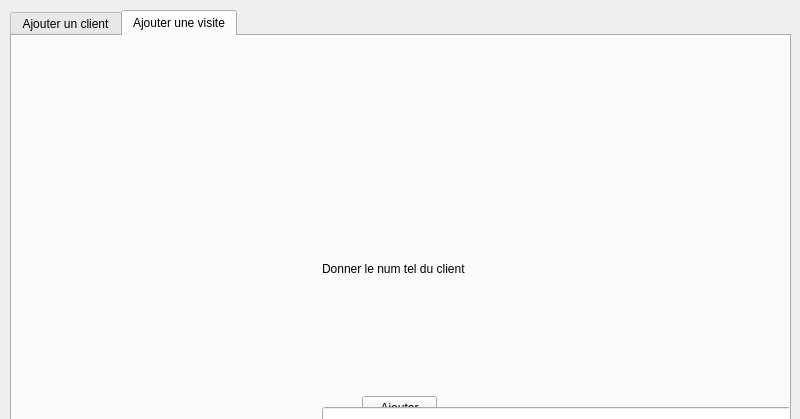
<?xml version="1.0" encoding="UTF-8"?>
<ui version="4.0">
 <class>menuG</class>
 <widget class="QMainWindow" name="menuG">
  <property name="geometry">
   <rect>
    <x>0</x>
    <y>0</y>
    <width>800</width>
    <height>419</height>
   </rect>
  </property>
  <property name="windowTitle">
   <string>MainWindow</string>
  </property>
  <widget class="QWidget" name="centralwidget">
   <widget class="QTabWidget" name="tabWidget">
    <property name="geometry">
     <rect>
      <x>10</x>
      <y>10</y>
      <width>781</width>
      <height>581</height>
     </rect>
    </property>
    <property name="currentIndex">
     <number>1</number>
    </property>
    <widget class="QWidget" name="tab">
     <attribute name="title">
      <string>Ajouter un client</string>
     </attribute>
     <widget class="QPushButton" name="pushButton_2">
      <property name="geometry">
       <rect>
        <x>320</x>
        <y>350</y>
        <width>101</width>
        <height>23</height>
       </rect>
      </property>
      <property name="cursor">
       <cursorShape>PointingHandCursor</cursorShape>
      </property>
      <property name="text">
       <string>Ajouter</string>
      </property>
      <property name="flat">
       <bool>false</bool>
      </property>
     </widget>
     <widget class="QWidget" name="layoutWidget">
      <property name="geometry">
       <rect>
        <x>260</x>
        <y>100</y>
        <width>71</width>
        <height>151</height>
       </rect>
      </property>
      <layout class="QVBoxLayout" name="verticalLayout">
       <item>
        <widget class="QLabel" name="nom">
         <property name="text">
          <string>Nom</string>
         </property>
        </widget>
       </item>
       <item>
        <widget class="QLabel" name="adresse">
         <property name="text">
          <string>Prenom</string>
         </property>
        </widget>
       </item>
       <item>
        <widget class="QLabel" name="prenom">
         <property name="text">
          <string>Adresse</string>
         </property>
        </widget>
       </item>
       <item>
        <widget class="QLabel" name="tel">
         <property name="text">
          <string>Tel</string>
         </property>
        </widget>
       </item>
      </layout>
     </widget>
     <widget class="QWidget" name="layoutWidget_2">
      <property name="geometry">
       <rect>
        <x>350</x>
        <y>99</y>
        <width>181</width>
        <height>151</height>
       </rect>
      </property>
      <layout class="QVBoxLayout" name="verticalLayout_2">
       <item>
        <widget class="QLineEdit" name="a1"/>
       </item>
       <item>
        <widget class="QLineEdit" name="a2"/>
       </item>
       <item>
        <widget class="QLineEdit" name="a3"/>
       </item>
       <item>
        <widget class="QLineEdit" name="a4"/>
       </item>
      </layout>
     </widget>
    </widget>
    <widget class="QWidget" name="tab_2">
     <attribute name="title">
      <string>Ajouter une visite</string>
     </attribute>
     <widget class="QPushButton" name="ajoutv">
      <property name="geometry">
       <rect>
        <x>350</x>
        <y>360</y>
        <width>75</width>
        <height>23</height>
       </rect>
      </property>
      <property name="cursor">
       <cursorShape>PointingHandCursor</cursorShape>
      </property>
      <property name="text">
       <string>Ajouter</string>
      </property>
     </widget>
     <widget class="QWidget" name="layoutWidget_3">
      <property name="geometry">
       <rect>
        <x>310</x>
        <y>100</y>
        <width>602</width>
        <height>592</height>
       </rect>
      </property>
      <layout class="QVBoxLayout" name="verticalLayout_3">
       <item>
        <widget class="QLabel" name="numtel">
         <property name="text">
          <string>Donner le num tel du client</string>
         </property>
        </widget>
       </item>
       <item>
        <widget class="QLineEdit" name="b1"/>
       </item>
       <item>
        <widget class="QLabel" name="label">
         <property name="text">
          <string>Donner la date</string>
         </property>
        </widget>
       </item>
       <item>
        <widget class="QDateEdit" name="date"/>
       </item>
      </layout>
     </widget>
    </widget>
   </widget>
  </widget>
 </widget>
 <resources/>
 <connections/>
</ui>
